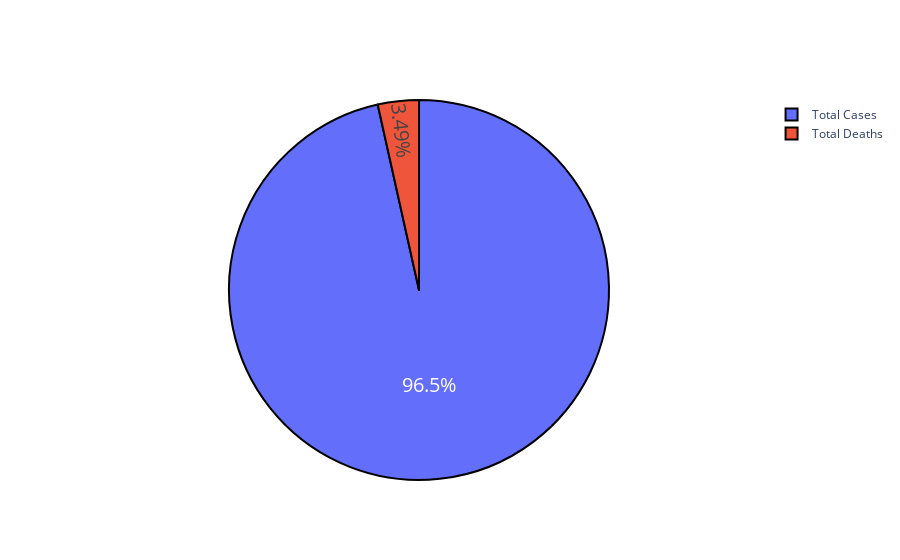

Write notebook code for a chart like this one.
### Markdown cell above
## Percentage of total cases and deaths

### Code cell
cases = Top10cases['Total Cases'].sum()
deaths = Top10cases['Total Deaths'].sum()

pie = go.Figure(data = [go.Pie(labels = ['Total Cases', 'Total Deaths'],
                              values = [cases/(cases+deaths)*100 ,  deaths/(cases+deaths)*100])])
pie.update_traces(hoverinfo = 'label+percent', textfont_size = 20,
                marker = dict( line=dict(color = '#000000', width = 2)))
pie.show()

### Figure 1 — Plotly figure (JSON) as saved in the notebook; plotly's stock layout.template omitted (floating-point values rounded to 4 significant figures)
{"data": [{"hoverinfo": "label+percent", "labels": ["Total Cases", "Total Deaths"], "marker": {"line": {"color": "#000000", "width": 2}}, "textfont": {"size": 20}, "type": "pie", "values": [96.51, 3.488]}], "layout": {}}
